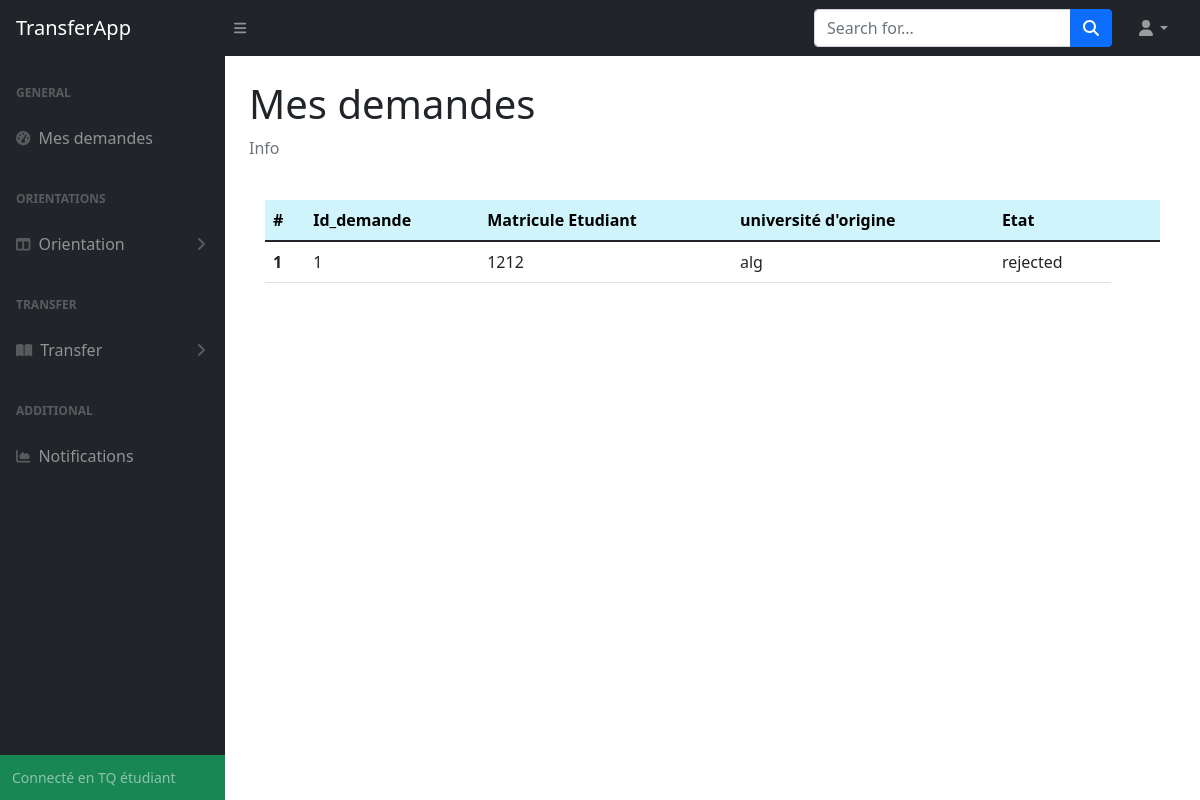
Before: /etudiant (signed in) with the older database file.
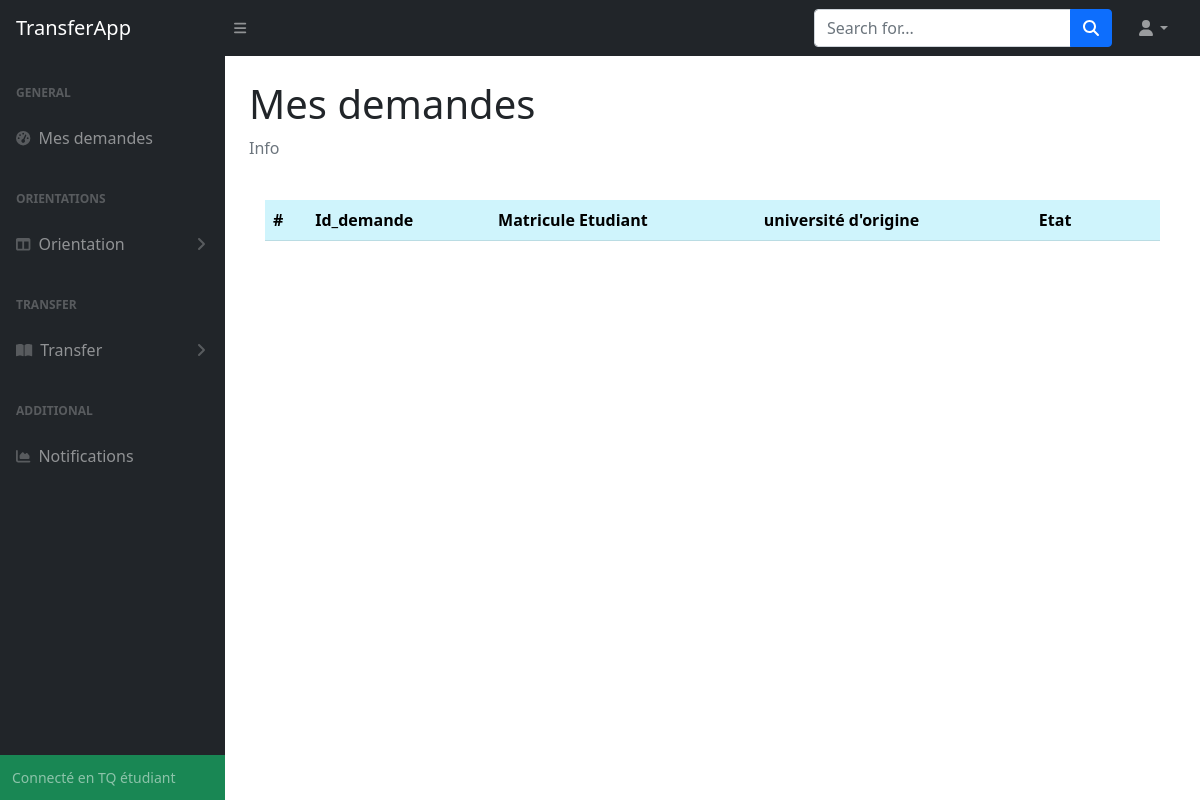
After: the same page with the newer database file.
### tables this page shows
CREATE TABLE "transfer_request" (
	"matricule"	INTEGER NOT NULL,
	"id_transfer"	INTEGER NOT NULL,
	"moyen_bac"	REAL NOT NULL,
	"filiere_bac"	TEXT NOT NULL,
	"niveau-etude"	TEXT NOT NULL,
	"date_premier_insc"	TEXT NOT NULL,
	"annee_bac"	INTEGER NOT NULL,
	"univ_origin"	TEXT NOT NULL,
	"conge_academic"	INTEGER NOT NULL,
	"etat"	TEXT NOT NULL,
	"choix1"	INTEGER NOT NULL,
	"choix2"	INTEGER NOT NULL,
	"choix3"	INTEGER NOT NULL,
	"choix4"	INTEGER NOT NULL,
	PRIMARY KEY("matricule"),
	FOREIGN KEY("choix4") REFERENCES "specialite"("id"),
	FOREIGN KEY("id_transfer") REFERENCES "transfer"("id"),
	FOREIGN KEY("matricule") REFERENCES "etudiant"("matricule"),
	FOREIGN KEY("choix2") REFERENCES "specialite"("id"),
	FOREIGN KEY("choix3") REFERENCES "specialite"("id"),
	FOREIGN KEY("choix1") REFERENCES "specialite"("id")
);

### App.py (the view)
@app.route('/etudiant')
def Student_index():
    if session.get("email") != None:
        StudentInfo = db.getStudentInfoByEmail(session.get("email"))
        matricule = StudentInfo[0]
        if db.getAllTransferRequests(matricule) != None:
            data = db.getAllTransferRequests(matricule)
            db.closeConnection()
            return render_template('etudiant/index.html', data = data)
        return render_template('etudiant/index.html')
    return redirect(url_for('login'))

### database_api.py (called while the page is built)
def closeConnection():
    print("closing connection...")
    con.close

def getStudentInfoByEmail(email):
    try:
        cursor.execute('select * from etudiant where email=:email',{'email':email})
    except Error as e:
        print(e)
        return None
    else:
        res = cursor.fetchone()
        return res

### templates/etudiant/index.html (shortened to what this page needs)
{% extends "etudiant/base.html" %}
{% block content %}
    <main>
        <div class="container-fluid px-4">
            <h1 class="mt-4">Mes demandes</h1>
            <ol class="breadcrumb mb-4">
                <li class="breadcrumb-item active">Info</li>
            </ol>
            <div class="card-body">
                <table class="table">
                    <thead>
                      <tr>
                        <th scope="col" class="table-info">#</th>
                        <th scope="col" class="table-info">Id_demande</th>
                        <th scope="col" class="table-info">Matricule Etudiant</th>
                        <th scope="col" class="table-info">université d'origine</th>
                        <th scope="col" class="table-info">Etat</th>
                        <th scope="col" class="table-info"></th>
                        <th scope="col" class="table-info"></th>
                      </tr>
                    </thead>
                    <tbody>
                        {% for item in data %}
                        <tr>
                            <th scope="row">{{data.index(item) + 1 }}</th>
                            <td>{{item['transfer_id']}}</td>
                            <td>{{item['matricule']}}</td>
                            <td>{{item['univ_origin']}}</td>
                            <td>{{item['etat']}}</td>
                        </tr>
                        {% endfor %}
                    </tbody>
                  </table>
            </div>
            </div>
        </div>
{% endblock content %}

### templates/etudiant/base.html (shortened to what this page needs)
<!DOCTYPE html>
<html>
<head>
    <link href="https://cdn.jsdelivr.net/npm/bootstrap@5.1.3/dist/css/bootstrap.min.css" rel="stylesheet">
    <link href="{{url_for('static',filename='styles.css')}}" rel="stylesheet"></link>
</head>
<body class="sb-nav-fixed">
    {% block navbar %}
    <nav class="sb-topnav navbar navbar-expand navbar-dark bg-dark">
        <a class="navbar-brand ps-3" href="#">TransferApp</a>
        <button class="btn btn-link btn-sm order-1 order-lg-0 me-4 me-lg-0" id="sidebarToggle" href="#!"><i class="fas fa-bars"></i></button>
        <form class="d-none d-md-inline-block form-inline ms-auto me-0 me-md-3 my-2 my-md-0">
            <div class="input-group">
                <input class="form-control" type="text" placeholder="Search for..." aria-label="Search for..." aria-describedby="btnNavbarSearch" />
                <button class="btn btn-primary" id="btnNavbarSearch" type="button"><i class="fas fa-search"></i></button>
            </div>
        </form>
        <ul class="navbar-nav ms-auto ms-md-0 me-3 me-lg-4">
            <li class="nav-item dropdown">
                <a class="nav-link dropdown-toggle" id="navbarDropdown" href="#" role="button" data-bs-toggle="dropdown" aria-expanded="false"><i class="fas fa-user fa-fw"></i></a>
            </li>
        </ul>
    </nav>
    {% endblock navbar%}
    {% block sidebar %}
    <div id="layoutSidenav">
        <div id="layoutSidenav_nav">
            <nav class="sb-sidenav accordion sb-sidenav-dark" id="sidenavAccordion">
                <div class="sb-sidenav-menu">
                    <div class="nav">
                        <div class="sb-sidenav-menu-heading">General</div>
                        <a class="nav-link {% if request.path == '/admin' %} active {% endif %}" href="{{url_for('Student_index')}}">
                            <div class="sb-nav-link-icon"><i class="fas fa-tachometer-alt"></i></div>
                            Mes demandes
                        </a>
                        <div class="sb-sidenav-menu-heading">Orientations</div>
                        <a class="nav-link collapsed " href="#" data-bs-toggle="collapse" data-bs-target="#collapseLayouts" aria-expanded="false" aria-controls="collapseLayouts">
                            <div class="sb-nav-link-icon"><i class="fas fa-columns"></i></div>
                            Orientation
                            <div class="sb-sidenav-collapse-arrow"><i class="fas fa-angle-down"></i></div>
                        </a>
                        <div class="sb-sidenav-menu-heading">Transfer</div>
                        <a class="nav-link collapsed" href="#" data-bs-toggle="collapse" data-bs-target="#collapsePages" aria-expanded="false" aria-controls="collapsePages">
                            <div class="sb-nav-link-icon"><i class="fas fa-book-open"></i></div>
                            Transfer
                            <div class="sb-sidenav-collapse-arrow"><i class="fas fa-angle-down"></i></div>
                        </a>
                        <div class="sb-sidenav-menu-heading">Additional</div>
                        <a class="nav-link" href="#">
                            <div class="sb-nav-link-icon"><i class="fas fa-chart-area"></i></div>
                            Notifications
                        </a>
                    </div>
                </div>
                <div class="sb-sidenav-footer bg-success">
                    <div class="small">Connecté en TQ étudiant</div>
                </div>
            </nav>
        </div>
        <div id="layoutSidenav_content">
            {% block content %}{% endblock content %}
        </div>
    {% endblock sidebar %}
</body>
</html>

Changed rows visible on the page:
removed transfer_request: data "1", transfer_id "1", matricule "1212", univ_origin "alg", etat "rejected"
